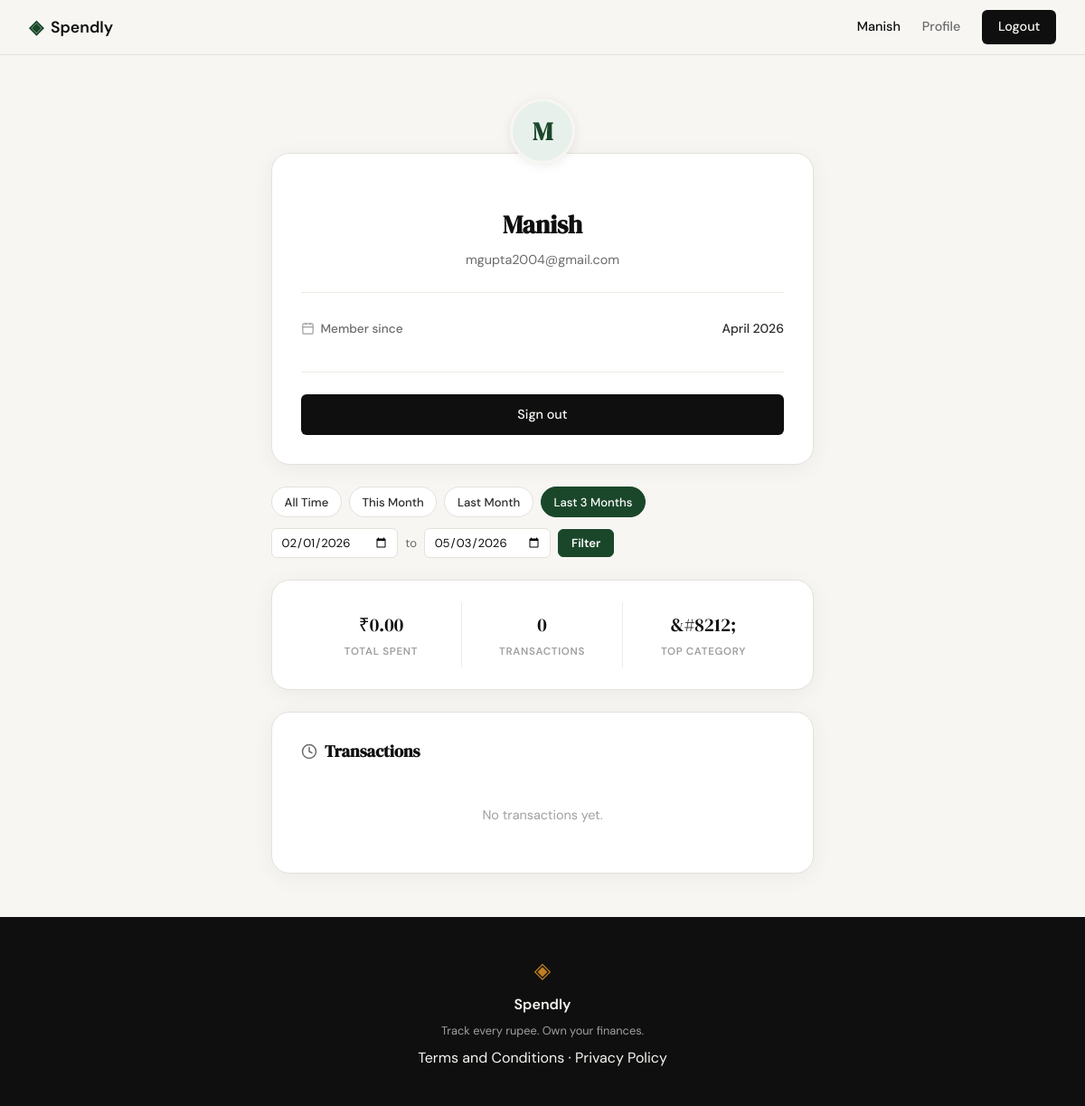
The page /profile?period=last_3_months (signed in) on the database as committed earlier.
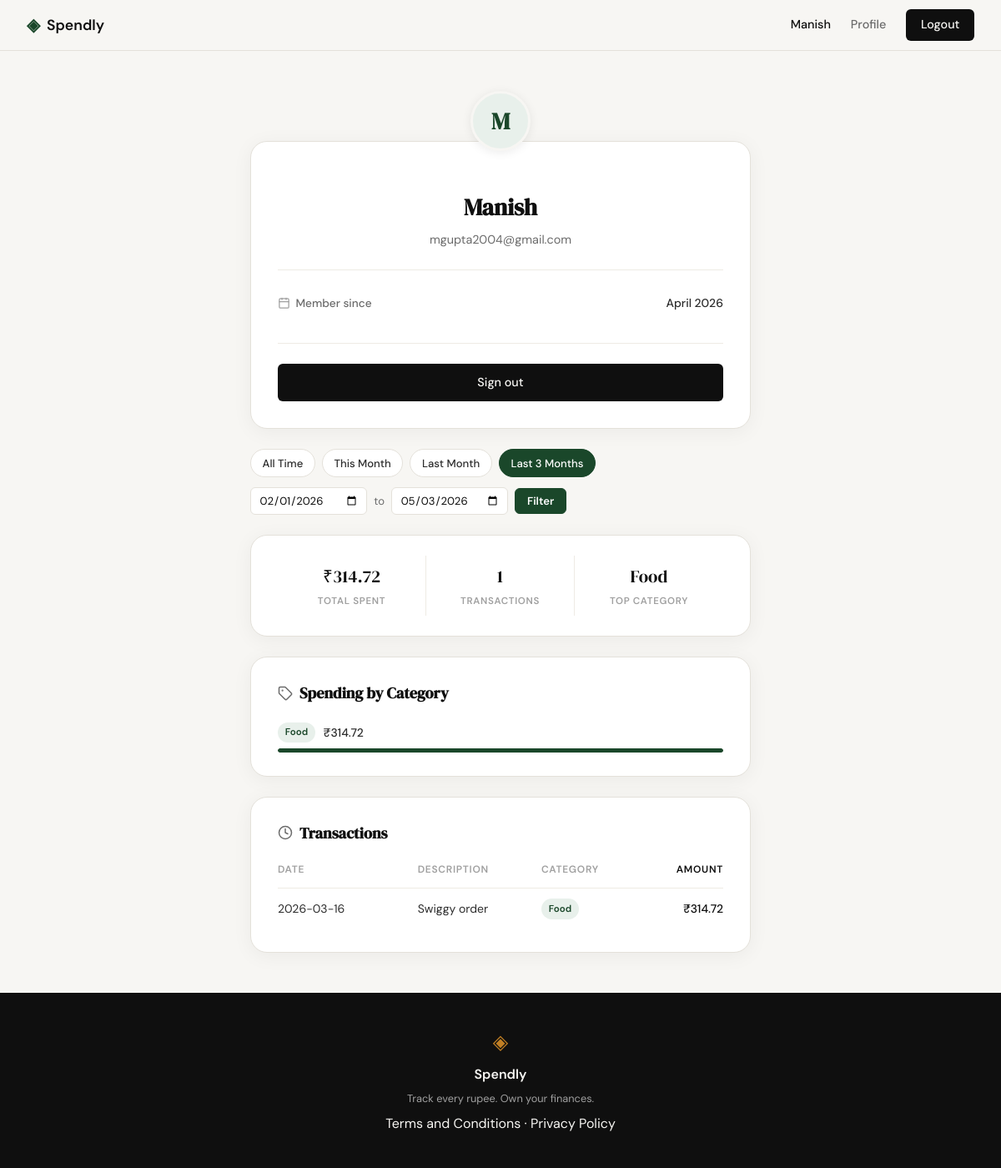
The same page on the database as committed later.
### tables this page shows
CREATE TABLE users (
            id            INTEGER PRIMARY KEY AUTOINCREMENT,
            name          TEXT    NOT NULL,
            email         TEXT    NOT NULL UNIQUE,
            password_hash TEXT    NOT NULL,
            created_at    TEXT    DEFAULT (datetime('now'))
        );

CREATE TABLE expenses (
            id          INTEGER PRIMARY KEY AUTOINCREMENT,
            user_id     INTEGER NOT NULL REFERENCES users(id),
            amount      REAL    NOT NULL,
            category    TEXT    NOT NULL,
            date        TEXT    NOT NULL,
            description TEXT,
            created_at  TEXT    DEFAULT (datetime('now'))
        );

### app.py (the view)
@app.route("/profile")
def profile():
    if not session.get("user_id"):
        return redirect(url_for("login"))
    uid = session["user_id"]
    from_date = _parse_date(request.args.get("from_date"))
    to_date   = _parse_date(request.args.get("to_date"))
    period    = request.args.get("period", "")
    active_period = None
    if from_date is None and to_date is None and period:
        from_date, to_date = _resolve_period(period)
        if from_date:
            active_period = period
    limit = None if (from_date or to_date) else 10
    custom_date_filter = bool((from_date or to_date) and not active_period)
    user      = get_user_by_id(uid)
    stats     = get_summary_stats(uid, from_date=from_date, to_date=to_date)
    recent    = get_recent_transactions(uid, limit=limit,
                                        from_date=from_date, to_date=to_date)
    breakdown = get_category_breakdown(uid, from_date=from_date, to_date=to_date)
    return render_template("profile.html",
                           user=user, stats=stats,
                           recent=recent, breakdown=breakdown,
                           from_date=from_date, to_date=to_date,
                           active_period=active_period,
                           custom_date_filter=custom_date_filter)

### app.py (called while the page is built)
def _parse_date(value: Optional[str]) -> Optional[str]:
    if not value:
        return None
    try:
        datetime.strptime(value, "%Y-%m-%d")
        return value
    except ValueError:
        return None

def _resolve_period(period: str) -> Tuple[Optional[str], Optional[str]]:
    today = date.today()
    if period == "this_month":
        from_d = today.replace(day=1).isoformat()
        last_day = calendar.monthrange(today.year, today.month)[1]
        to_d = today.replace(day=last_day).isoformat()
        return from_d, to_d
    if period == "last_month":
        last_month_end = today.replace(day=1) - timedelta(days=1)
        from_d = last_month_end.replace(day=1).isoformat()
        to_d = last_month_end.isoformat()
        return from_d, to_d
    if period == "last_3_months":
        month = today.month - 3
        year = today.year
        if month <= 0:
            month += 12
            year -= 1
        from_d = date(year, month, 1).isoformat()
        to_d = today.isoformat()
        return from_d, to_d
    return None, None

### database/_categories.py (called while the page is built)
def _get_category_breakdown(user_id: int,
                              from_date: Optional[str] = None,
                              to_date: Optional[str] = None):
    where, params = build_date_filter(user_id, from_date, to_date)
    conn = get_db()
    rows = conn.execute(
        "SELECT category AS name, SUM(amount) AS amount "
        "FROM expenses WHERE " + where +
        " GROUP BY category ORDER BY SUM(amount) DESC",
        params
    ).fetchall()
    conn.close()
    if not rows:
        return []
    amounts = [float(r["amount"]) for r in rows]
    total = sum(amounts)
    floors = [int(a / total * 100) for a in amounts]
    floors[floors.index(max(floors))] += 100 - sum(floors)
    return [
        {"name": rows[i]["name"], "amount": amounts[i], "pct": floors[i]}
        for i in range(len(rows))
    ]

### database/_filters.py (called while the page is built)
def build_date_filter(
    user_id: int,
    from_date: Optional[str],
    to_date: Optional[str],
) -> Tuple[str, List]:
    where = "user_id = ?"
    params: List = [user_id]
    if from_date:
        where += " AND date >= ?"
        params.append(from_date)
    if to_date:
        where += " AND date <= ?"
        params.append(to_date)
    return where, params

### database/db.py (called while the page is built)
def get_db():
    conn = sqlite3.connect(DB_PATH)
    conn.row_factory = sqlite3.Row
    conn.execute("PRAGMA foreign_keys = ON")
    return conn

### templates/profile.html (shortened to what this page needs)
{% extends "base.html" %}
{% block content %}
<section class="profile-section">
    <div class="profile-container">
        <div class="profile-avatar-wrap">
            <div class="profile-avatar">{{ user['name'][0].upper() }}</div>
        </div>
        <div class="profile-card">
            <div class="profile-identity">
                <h1 class="profile-name">{{ user['name'] }}</h1>
                <p class="profile-email">{{ user['email'] }}</p>
            </div>
            <hr class="profile-divider">
            <div class="profile-meta">
                <span class="profile-meta-label">
                    <i data-lucide="calendar"></i>
                    Member since
                </span>
                <span class="profile-meta-value">{{ user['member_since'] }}</span>
            </div>
            <div class="profile-actions">
                <a href="{{ url_for('logout') }}" class="btn-primary">Sign out</a>
            </div>
        </div>
        <div class="filter-bar">
            <div class="filter-presets">
                <a href="{{ url_for('profile') }}"
                   class="filter-pill{% if not active_period and not from_date and not to_date %} filter-pill--active{% endif %}">
                    All Time
                </a>
                <a href="{{ url_for('profile', period='this_month') }}"
                   class="filter-pill{% if active_period == 'this_month' %} filter-pill--active{% endif %}">
                    This Month
                </a>
                <a href="{{ url_for('profile', period='last_month') }}"
                   class="filter-pill{% if active_period == 'last_month' %} filter-pill--active{% endif %}">
                    Last Month
                </a>
                <a href="{{ url_for('profile', period='last_3_months') }}"
                   class="filter-pill{% if active_period == 'last_3_months' %} filter-pill--active{% endif %}">
                    Last 3 Months
                </a>
            </div>
            <form method="GET" action="{{ url_for('profile') }}" class="filter-date-form">
                <input type="date" name="from_date" value="{{ from_date or '' }}" class="filter-date-input">
                <span class="filter-date-sep">to</span>
                <input type="date" name="to_date" value="{{ to_date or '' }}" class="filter-date-input">
                <button type="submit" class="filter-submit">Filter</button>
            </form>
        </div>
        <div class="profile-card profile-stats-card">
            <div class="profile-stats-grid">
                <div class="profile-stat">
                    <span class="profile-stat-value">&#8377;{{ "%.2f"|format(stats['total_spent']) }}</span>
                    <span class="profile-stat-label">Total Spent</span>
                </div>
                <div class="profile-stat">
                    <span class="profile-stat-value">{{ stats['transaction_count'] }}</span>
                    <span class="profile-stat-label">Transactions</span>
                </div>
                <div class="profile-stat">
                    <span class="profile-stat-value">{{ stats['top_category'] or '&#8212;' }}</span>
                    <span class="profile-stat-label">Top Category</span>
                </div>
            </div>
        </div>
        {% if breakdown %}
        <div class="profile-card profile-tx-card">
            <h2 class="profile-tx-title">
                <i data-lucide="tag"></i>
                Spending by Category
            </h2>
            <div class="profile-cat-list">
                {% for row in breakdown %}
                {% set pct = row['pct'] %}
                <div class="profile-cat-row">
                    <div class="profile-cat-header">
                        <span class="profile-tx-badge">{{ row['name'] }}</span>
                        <span class="profile-cat-amt">₹{{ "%.2f"|format(row['amount']) }}</span>
                    </div>
                    <div class="profile-cat-track">
                        <div class="profile-cat-bar" style="width: {{ pct }}%"></div>
                    </div>
                </div>
                {% endfor %}
            </div>
        </div>
        {% endif %}
        <div class="profile-card profile-tx-card">
            <h2 class="profile-tx-title">
                <i data-lucide="clock"></i>
                {% if from_date or to_date %}Transactions{% else %}Recent Transactions{% endif %}
            </h2>
            {% if recent %}
            <table class="profile-tx-table">
                <thead>
                    <tr>
                        <th>Date</th>
                        <th>Description</th>
                        <th>Category</th>
                        <th class="profile-tx-amount">Amount</th>
                    </tr>
                </thead>
                <tbody>
                    {% for tx in recent %}
                    <tr>
                        <td class="profile-tx-date">{{ tx['date'] }}</td>
                        <td>{{ tx['description'] or '—' }}</td>
                        <td><span class="profile-tx-badge">{{ tx['category'] }}</span></td>
                        <td class="profile-tx-amount">₹{{ "%.2f"|format(tx['amount']) }}</td>
                    </tr>
                    {% endfor %}
                </tbody>
            </table>
            {% else %}
            <p class="profile-tx-empty">No transactions yet.</p>
            {% endif %}
        </div>
    </div>
</section>
{% endblock %}

### templates/base.html (shortened to what this page needs)
<!DOCTYPE html>
<html lang="en">
<head>
    <link rel="stylesheet" href="{{ url_for('static', filename='css/style.css') }}">
</head>
<body>
    <nav class="navbar">
        <div class="nav-inner">
            <a href="{{ url_for('landing') }}" class="nav-brand">
                <span class="brand-icon">◈</span>
                <span class="brand-name">Spendly</span>
            </a>
            <div class="nav-links">
                {% if session.get('user_id') %}
                    <span class="nav-username">{{ session['user_name'] }}</span>
                    <a href="{{ url_for('profile') }}">Profile</a>
                    <a href="{{ url_for('logout') }}" class="nav-cta">Logout</a>
                {% else %}
                    <a href="{{ url_for('login') }}">Sign in</a>
                    <a href="{{ url_for('register') }}" class="nav-cta">Get started</a>
                {% endif %}
            </div>
        </div>
    </nav>
    <main class="main-content">
        {% block content %}{% endblock %}
    </main>
    <footer class="footer">
        <div class="footer-inner">
            <span class="brand-icon">◈</span>
            <span class="footer-name">Spendly</span>
            <p class="footer-copy">Track every rupee. Own your finances.</p>
            <p><a href="/terms">Terms and Conditions</a> · <a href="/privacy">Privacy Policy</a></p>
        </div>
    </footer>
</body>
</html>

Rows that differ between the two databases and show on the page:
added expenses: name "Food", amount "314.72", {{ pct }} 100 (drawn), date "2026-03-16", description "Swiggy order", category "Food"
Other text that changed with them:
{{ "%.2f"|format(stats['total_spent']) }}: "0.00" → "314.72"
{{ stats['transaction_count'] }}: "0" → "1"
{{ stats['top_category'] or '&#8212;' }}: "&#8212;" → "Food"
text no longer shown: "No transactions yet."
text now shown: "Spending by Category DATE DESCRIPTION CATEGORY AMOUNT"
